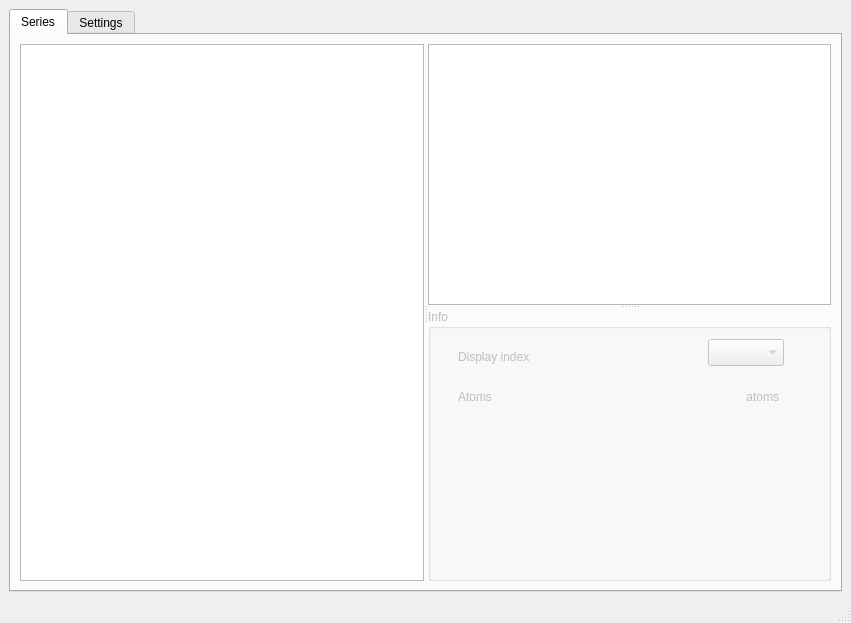
<ui version="4.0" >
 <class>main_window</class>
 <widget class="QMainWindow" name="main_window" >
  <property name="geometry" >
   <rect>
    <x>0</x>
    <y>0</y>
    <width>851</width>
    <height>623</height>
   </rect>
  </property>
  <property name="windowTitle" >
   <string>MainWindow</string>
  </property>
  <widget class="QWidget" name="centralwidget" >
   <property name="geometry" >
    <rect>
     <x>0</x>
     <y>24</y>
     <width>851</width>
     <height>578</height>
    </rect>
   </property>
   <layout class="QGridLayout" name="gridLayout" >
    <item row="0" column="0" >
     <widget class="QTabWidget" name="tabWidget" >
      <property name="currentIndex" >
       <number>0</number>
      </property>
      <widget class="QWidget" name="tab" >
       <property name="geometry" >
        <rect>
         <x>0</x>
         <y>0</y>
         <width>831</width>
         <height>533</height>
        </rect>
       </property>
       <attribute name="title" >
        <string>Series</string>
       </attribute>
       <layout class="QGridLayout" name="gridLayout_2" >
        <item row="0" column="0" >
         <widget class="QSplitter" name="splitter_2" >
          <property name="orientation" >
           <enum>Qt::Horizontal</enum>
          </property>
          <widget class="QTreeView" name="series_tree_view" >
           <property name="alternatingRowColors" >
            <bool>true</bool>
           </property>
           <property name="rootIsDecorated" >
            <bool>true</bool>
           </property>
           <property name="itemsExpandable" >
            <bool>false</bool>
           </property>
           <property name="sortingEnabled" >
            <bool>true</bool>
           </property>
           <property name="headerHidden" >
            <bool>false</bool>
           </property>
          </widget>
          <widget class="QSplitter" name="splitter" >
           <property name="orientation" >
            <enum>Qt::Vertical</enum>
           </property>
           <widget class="series_draw_area" name="series_graphics_view" >
            <property name="minimumSize" >
             <size>
              <width>400</width>
              <height>250</height>
             </size>
            </property>
            <property name="maximumSize" >
             <size>
              <width>16777215</width>
              <height>16777215</height>
             </size>
            </property>
           </widget>
           <widget class="QGroupBox" name="series_info_groupbox" >
            <property name="enabled" >
             <bool>false</bool>
            </property>
            <property name="minimumSize" >
             <size>
              <width>0</width>
              <height>200</height>
             </size>
            </property>
            <property name="title" >
             <string>Info</string>
            </property>
            <widget class="QComboBox" name="comboBox" >
             <property name="geometry" >
              <rect>
               <x>280</x>
               <y>30</y>
               <width>76</width>
               <height>27</height>
              </rect>
             </property>
            </widget>
            <widget class="QLabel" name="label" >
             <property name="geometry" >
              <rect>
               <x>30</x>
               <y>40</y>
               <width>111</width>
               <height>16</height>
              </rect>
             </property>
             <property name="text" >
              <string>Display index</string>
             </property>
            </widget>
            <widget class="QLabel" name="label_2" >
             <property name="geometry" >
              <rect>
               <x>30</x>
               <y>80</y>
               <width>101</width>
               <height>16</height>
              </rect>
             </property>
             <property name="text" >
              <string>Atoms</string>
             </property>
            </widget>
            <widget class="QLabel" name="series_atoms_label" >
             <property name="geometry" >
              <rect>
               <x>250</x>
               <y>80</y>
               <width>101</width>
               <height>16</height>
              </rect>
             </property>
             <property name="text" >
              <string>atoms</string>
             </property>
             <property name="alignment" >
              <set>Qt::AlignRight|Qt::AlignTrailing|Qt::AlignVCenter</set>
             </property>
            </widget>
           </widget>
          </widget>
         </widget>
        </item>
       </layout>
       <zorder>splitter_2</zorder>
       <zorder>progressBar</zorder>
      </widget>
      <widget class="QWidget" name="tab_2" >
       <property name="geometry" >
        <rect>
         <x>0</x>
         <y>0</y>
         <width>831</width>
         <height>533</height>
        </rect>
       </property>
       <attribute name="title" >
        <string>Settings</string>
       </attribute>
      </widget>
     </widget>
    </item>
   </layout>
  </widget>
  <widget class="QMenuBar" name="menubar" >
   <property name="geometry" >
    <rect>
     <x>0</x>
     <y>0</y>
     <width>851</width>
     <height>24</height>
    </rect>
   </property>
  </widget>
  <widget class="QStatusBar" name="statusbar" >
   <property name="geometry" >
    <rect>
     <x>0</x>
     <y>602</y>
     <width>851</width>
     <height>21</height>
    </rect>
   </property>
  </widget>
 </widget>
 <customwidgets>
  <customwidget>
   <class>series_draw_area</class>
   <extends>QGraphicsView</extends>
   <header>series_draw_area.h</header>
  </customwidget>
 </customwidgets>
 <resources/>
 <connections/>
</ui>
